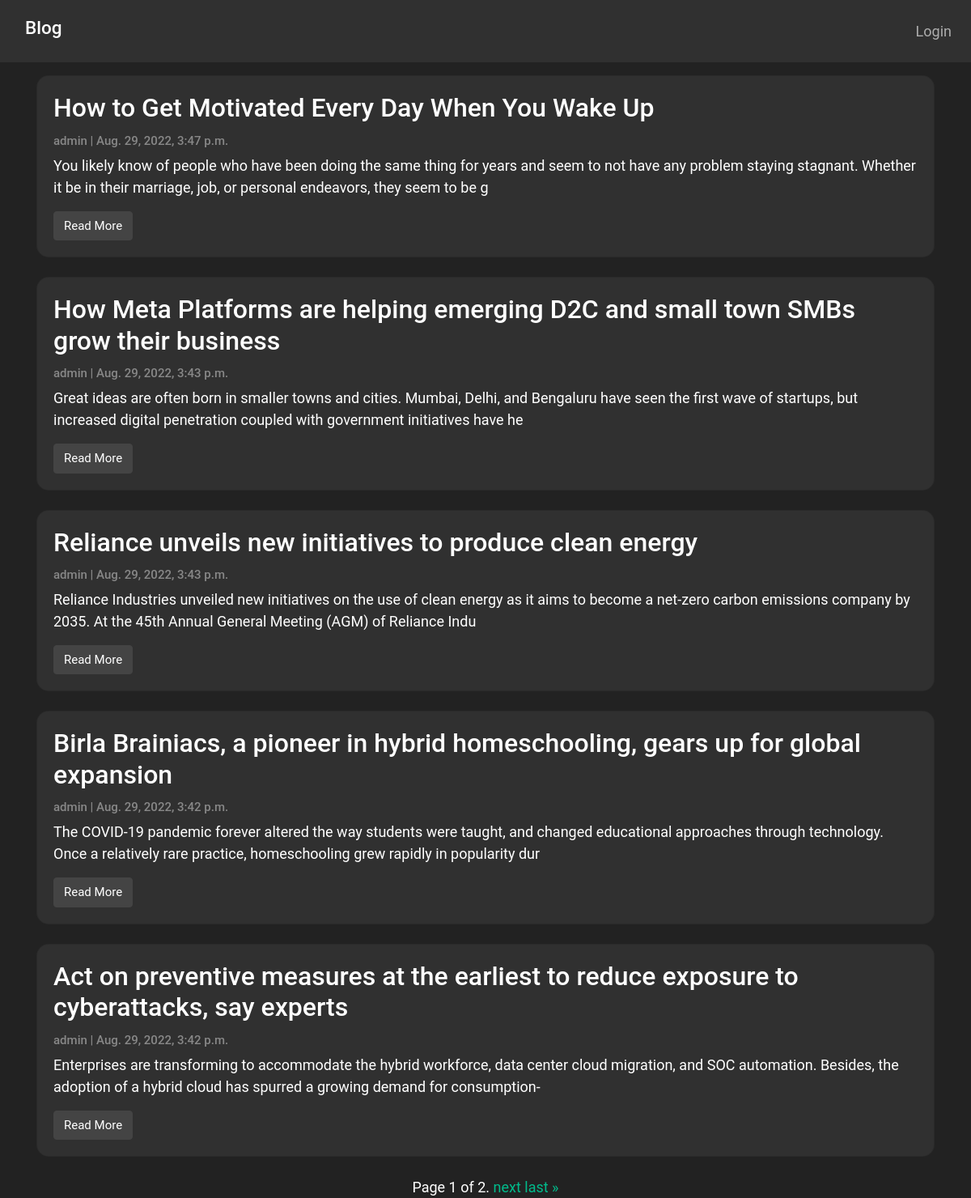
The page / on the database its author committed.
### blog/models.py (models this page shows, shortened)
class Post(models.Model):
    title = models.CharField(max_length=200, unique=True)
    author = models.ForeignKey(User, on_delete= models.CASCADE,related_name='blog_posts')
    content = models.TextField()
    created_on = models.DateTimeField(auto_now_add=True)
    image_urls = models.JSONField()
    class Meta:
        ordering = ['-created_on']

### blog/views.py (the view)
# urls.py: path('', PostList.as_view(), name='home'),
class PostList(generic.ListView):
    model = Post
    queryset = Post.objects.all().order_by('-created_on')
    template_name = 'index.html'
    paginate_by = 5

### blog/templates/index.html (shortened to what this page needs)
{% extends "base.html" %}
{% block body %}
<div class="container">
    <div class="row">
        <div class="col-md-12 mt-3 left">
            {% for post in post_list %}
            <div class="card mb-4">
                <div class="card-body">
                    <h3 class="card-title">{{ post.title }}</h3>
                    <p class="card-text text-muted h6">{{ post.author }} | {{ post.created_on}} </p>
                    <p class="card-text">{{post.content|slice:":200" }}</p>
                    <a href="{% url 'post_detail' post.id  %}" class="btn btn-secondary">Read More</a>
                </div>
            </div>
            {% endfor %}
        </div>
    </div>
</div>
<div class="pagination">
    <span class="step-links">
        <span class="current">
            Page {{ page_obj.number }} of {{ page_obj.paginator.num_pages }}.
        </span>
        {% if page_obj.has_next %}
            <a href="?page={{ page_obj.next_page_number }}">next</a>
            <a href="?page={{ page_obj.paginator.num_pages }}">last &raquo;</a>
        {% endif %}
    </span>
</div>
{%endblock%}

### blog/templates/index.html (style rules this page uses)
body { font-family: "Roboto", sans-serif; font-size: 18px; }
.card { border-radius: 15px; }
.step-links { margin-left: auto; margin-right: auto; }

### rows shown on the page
Post: title "How to Get Motivated Every Day When You Wake Up", author "admin", created_on "Aug. 29, 2022, 3:47 p.m.", content "You likely know of people who have been doing the same thing for years and seem to not have any problem staying stagnant. Whether it be in their marriage, job, or personal endeavors, they seem to be g"
Post: title "How Meta Platforms are helping emerging D2C and small town SMBs grow their business", author "admin", created_on "Aug. 29, 2022, 3:43 p.m.", content "Great ideas are often born in smaller towns and cities. Mumbai, Delhi, and Bengaluru have seen the first wave of startups, but increased digital penetration coupled with government initiatives have he"
Post: title "Reliance unveils new initiatives to produce clean energy", author "admin", created_on "Aug. 29, 2022, 3:43 p.m.", content "Reliance Industries unveiled new initiatives on the use of clean energy as it aims to become a net-zero carbon emissions company by 2035. At the 45th Annual General Meeting (AGM) of Reliance Indu"
Post: title "Birla Brainiacs, a pioneer in hybrid homeschooling, gears up for global expansion", author "admin", created_on "Aug. 29, 2022, 3:42 p.m.", content "The COVID-19 pandemic forever altered the way students were taught, and changed educational approaches through technology. Once a relatively rare practice, homeschooling grew rapidly in popularity dur"
Post: title "Act on preventive measures at the earliest to reduce exposure to cyberattacks, say experts", author "admin", created_on "Aug. 29, 2022, 3:42 p.m.", content "Enterprises are transforming to accommodate the hybrid workforce, data center cloud migration, and SOC automation. Besides, the adoption of a hybrid cloud has spurred a growing demand for consumption-"

### other values the page prints
{{ page_obj.number }} "1"
{{ page_obj.paginator.num_pages }} "2"
